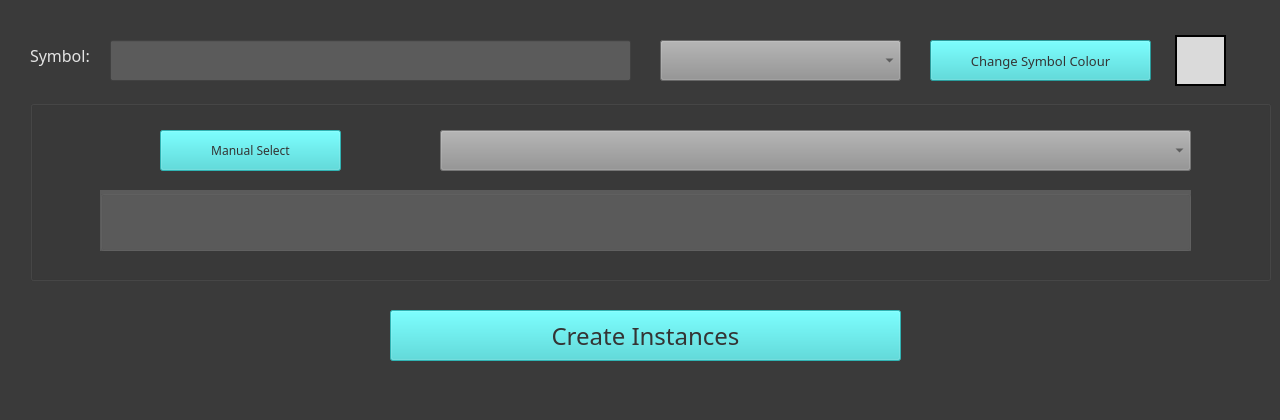
<?xml version="1.0" encoding="UTF-8"?>
<ui version="4.0">
 <class>createWindow</class>
 <widget class="QMainWindow" name="createWindow">
  <property name="geometry">
   <rect>
    <x>0</x>
    <y>0</y>
    <width>1280</width>
    <height>420</height>
   </rect>
  </property>
  <property name="windowTitle">
   <string>Windows Manager - Create Instance</string>
  </property>
  <property name="styleSheet">
   <string notr="true">background-color:rgb(58, 58, 58);
color:rgb(227, 227, 227)</string>
  </property>
  <widget class="QWidget" name="centralwidget">
   <widget class="QGroupBox" name="createBox">
    <property name="geometry">
     <rect>
      <x>30</x>
      <y>100</y>
      <width>1241</width>
      <height>181</height>
     </rect>
    </property>
    <property name="font">
     <font>
      <family>Lucida Sans</family>
      <pointsize>12</pointsize>
     </font>
    </property>
    <property name="title">
     <string/>
    </property>
    <widget class="QGroupBox" name="listBox">
     <property name="geometry">
      <rect>
       <x>70</x>
       <y>90</y>
       <width>1091</width>
       <height>61</height>
      </rect>
     </property>
     <property name="font">
      <font>
       <family>Lucida Sans</family>
      </font>
     </property>
     <property name="styleSheet">
      <string notr="true">background-color:rgb(91, 91, 91)</string>
     </property>
     <property name="title">
      <string/>
     </property>
    </widget>
    <widget class="QComboBox" name="selectBox">
     <property name="enabled">
      <bool>false</bool>
     </property>
     <property name="geometry">
      <rect>
       <x>410</x>
       <y>30</y>
       <width>751</width>
       <height>41</height>
      </rect>
     </property>
     <property name="font">
      <font>
       <family>Lucida Sans</family>
      </font>
     </property>
     <property name="styleSheet">
      <string notr="true">color:rgb(52, 52, 52);
background-color:rgb(144, 144, 144)</string>
     </property>
    </widget>
    <widget class="QPushButton" name="manSelect">
     <property name="enabled">
      <bool>false</bool>
     </property>
     <property name="geometry">
      <rect>
       <x>130</x>
       <y>30</y>
       <width>181</width>
       <height>41</height>
      </rect>
     </property>
     <property name="font">
      <font>
       <family>Lucida Sans</family>
      </font>
     </property>
     <property name="styleSheet">
      <string notr="true">color:rgb(52, 52, 52);
background-color:rgb(59, 218, 218)</string>
     </property>
     <property name="text">
      <string>Manual Select</string>
     </property>
    </widget>
   </widget>
   <widget class="QPushButton" name="createInsBtn">
    <property name="enabled">
     <bool>false</bool>
    </property>
    <property name="geometry">
     <rect>
      <x>390</x>
      <y>310</y>
      <width>511</width>
      <height>51</height>
     </rect>
    </property>
    <property name="font">
     <font>
      <family>Lucida Sans</family>
      <pointsize>18</pointsize>
     </font>
    </property>
    <property name="styleSheet">
     <string notr="true">color:rgb(52, 52, 52);
background-color:rgb(59, 218, 218)</string>
    </property>
    <property name="text">
     <string>Create Instances</string>
    </property>
   </widget>
   <widget class="QPushButton" name="colorButton">
    <property name="geometry">
     <rect>
      <x>930</x>
      <y>40</y>
      <width>221</width>
      <height>41</height>
     </rect>
    </property>
    <property name="font">
     <font>
      <family>Lucida Sans</family>
      <pointsize>10</pointsize>
     </font>
    </property>
    <property name="styleSheet">
     <string notr="true">color:rgb(52, 52, 52);
background-color:rgb(59, 218, 218)</string>
    </property>
    <property name="text">
     <string>Change Symbol Colour</string>
    </property>
   </widget>
   <widget class="QLabel" name="colorLabel">
    <property name="geometry">
     <rect>
      <x>1170</x>
      <y>30</y>
      <width>61</width>
      <height>61</height>
     </rect>
    </property>
    <property name="font">
     <font>
      <family>Lucida Sans</family>
     </font>
    </property>
    <property name="styleSheet">
     <string notr="true">background-color:rgb(218, 218, 218);
margin:5px;
border:2px solid rgb(0, 0, 0)
</string>
    </property>
    <property name="text">
     <string/>
    </property>
   </widget>
   <widget class="QLabel" name="label">
    <property name="geometry">
     <rect>
      <x>30</x>
      <y>40</y>
      <width>71</width>
      <height>31</height>
     </rect>
    </property>
    <property name="font">
     <font>
      <family>Lucida Sans</family>
      <pointsize>12</pointsize>
     </font>
    </property>
    <property name="text">
     <string>Symbol:</string>
    </property>
   </widget>
   <widget class="QLineEdit" name="symbolEdit">
    <property name="geometry">
     <rect>
      <x>110</x>
      <y>40</y>
      <width>521</width>
      <height>41</height>
     </rect>
    </property>
    <property name="font">
     <font>
      <family>Lucida Sans</family>
      <pointsize>12</pointsize>
     </font>
    </property>
    <property name="styleSheet">
     <string notr="true">background-color:rgb(91, 91, 91)</string>
    </property>
   </widget>
   <widget class="QComboBox" name="instanceModes">
    <property name="geometry">
     <rect>
      <x>660</x>
      <y>40</y>
      <width>241</width>
      <height>41</height>
     </rect>
    </property>
    <property name="font">
     <font>
      <family>Lucida Sans</family>
      <pointsize>10</pointsize>
     </font>
    </property>
    <property name="styleSheet">
     <string notr="true">color:rgb(52, 52, 52);
background-color:rgb(144, 144, 144)</string>
    </property>
   </widget>
  </widget>
  <widget class="QStatusBar" name="statusbar"/>
  <action name="createAction">
   <property name="text">
    <string>Create New Instance</string>
   </property>
  </action>
  <action name="openAction">
   <property name="text">
    <string>Open Existing Instances</string>
   </property>
  </action>
  <action name="quitAction">
   <property name="text">
    <string>Quit</string>
   </property>
  </action>
  <action name="configAction">
   <property name="text">
    <string>Config Menu</string>
   </property>
  </action>
  <action name="locationAction">
   <property name="text">
    <string>Saved .exe Locations</string>
   </property>
  </action>
  <action name="autoplayAction">
   <property name="text">
    <string>Autoplay Speed</string>
   </property>
  </action>
 </widget>
 <resources/>
 <connections/>
</ui>
